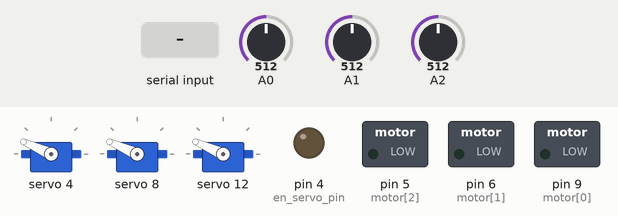
Bench run of a sketch on a simulated Arduino Uno, built with avr-gcc and run on an emulated ATmega328P. Shown: 3 × servo, switched loads named in the sketch (green lamp = pin HIGH), output pins drawn as LEDs (lit = HIGH). The test bench sets the inputs (shaded band); at power-on: A0 = 512, A1 = 512, A2 = 512. What the sketch prints to the serial monitor is not drawn.

Above: at 1.7 s.
1.8 s: "a,45\n" received over Serial
At 1.95 s:
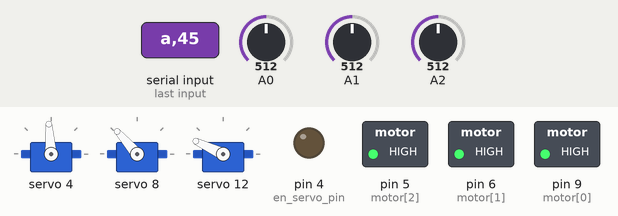
At 2.85 s:
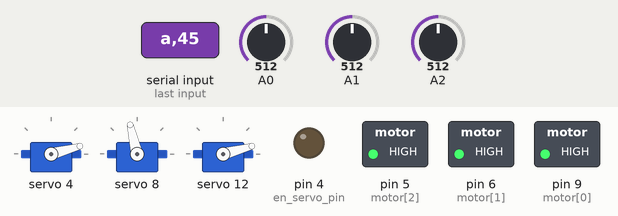
4.8 s: A0 set to 426
At 5.26 s:
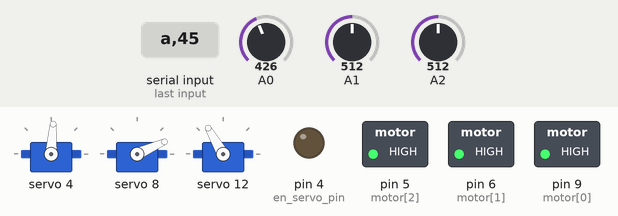
7.8 s: A0 set to 408
At 7.96 s:
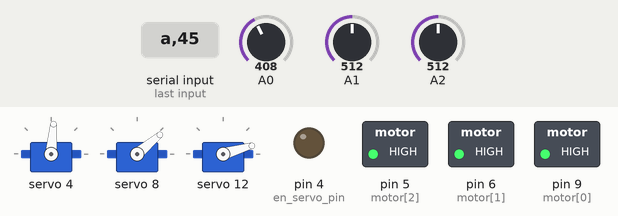
10.8 s: A1 set to 0
13.8 s: A2 set to 0
16.8 s: A1 set to 122
Timing chart, 0 to 22.6 s (numbered marks = the images above; inputs shaded):
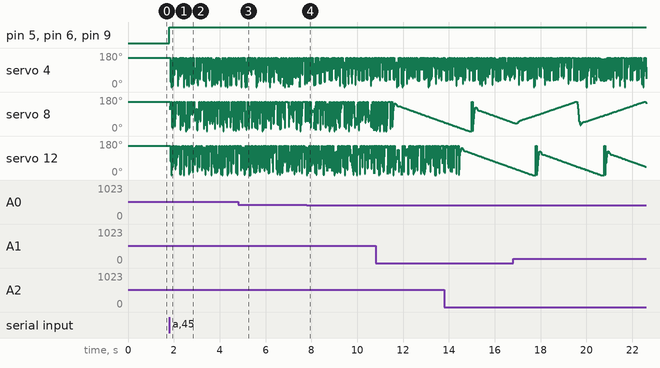

The sketch:

arduino-valve.ino
```cpp
/* Date: 1 September 21
   Prototype Code
   Desc: - Control system with desired value
         - Pressure Range: 0 - 1.5 bar
         - Servo controlled by I2C module
   by: Tutla Ayatullah
*/

#include<Wire.h>
#include <Adafruit_PWMServoDriver.h>

#define USE_COUNT       0
#define USE_NUMBER      1 /*Pressure input method: (1) command input with number, (0) incremental input*/
#define USE_FILTER_5HZ  0 /*set 0 to use 10Hz filter*/

#define tab   Serial.print("\t")
#define enter Serial.println()

#define servo_freq    50     /*Servo Pulse Frequency */
#define max_pressure  1.5    /*Max Pressure*/
#define min_pressure  0.2      /*Min Pressure*/
#define max_pulse     440    /*Max Servo Pulse Width*/
#define min_pulse     100    /*Min Servo Pulse Width*/
#define max_angle     180    /*Max Servo Angle*/
#define min_angle     0      /*Min Servo Angle*/
#define en_servo_pin  4      /*Enable Servo*/
#define motor_pwm     255    /*Compressor MOSFET PWM*/
#define scale         10      /*Serial Plotter Scale*/
#define enable_servo  digitalWrite(en_servo_pin,0)
#define disable_servo digitalWrite(en_servo_pin,1)
const bool    start_chamber[3]= {1,1,1};
const float   dt = 0.01;

class Butterworth {
  /* 3rd order low-pass butterworth filter */
  public:
    float a[3], b[4];
    float y_out[4] = {0.0000, 0.0000, 0.0000, 0.0000};
    float y_in[4]  = {0.0000, 0.0000, 0.0000, 0.0000};

    void set_coefficient(const float co_a[3], const float co_b[4]) {
      for (int i = 0; i < 3; i++) {
        a[i] = co_a[i];
      }
      for (int i = 0; i < 4; i++) {
        b[i] = co_b[i];
      }
    }
    float filter(float y) {
      y_in[0]  = y;
      y_out[0]  = -(a[0] * y_out[1] + a[1] * y_out[2] + a[2] * y_out[3]);
      y_out[0] += (b[0] * y_in[0]  + b[1] * y_in[1]  + b[2] * y_in[2] + b[3] * y_in[3]);

      /*Index Shifting*/
      y_out[3] = y_out[2];
      y_out[2] = y_out[1];
      y_out[1] = y_out[0];

      y_in[3]  = y_in[2];
      y_in[2]  = y_in[1];
      y_in[1]  = y_in[0];

      return y_out[0];
    }
};

Butterworth input[3],output[3];
Adafruit_PWMServoDriver pwm1 = Adafruit_PWMServoDriver(0x40);

/*Global Variable*/
/*Timer*/
#if  USE_COUNT
  bool start_data = 0;
  const uint8_t dt_ms = 10; /*Sampling Time in ms*/
  const uint8_t T = 10;
  const uint16_t n = (1000 / dt) * T;
  unsigned int count = 0;
  uint32_t t1 = 0, t2 = 0, t = 0,t3=0,t4=0;
#endif

/*PID*/                                   /*3*/   /*2*/    /*1*/
const float Kp[3] = {20,25,20};     /*57*/ /*230*/  /*250*/
const float Ki[3] = {150,150 ,150}; /*2.78*/ /*3.75*/ /*3.75*/
const float Kd[3] = {0,0,0};       /*0.5*/ /*350*/  /*400*/
float   set_point[3] = {min_pressure,min_pressure,min_pressure};
float   proportional[3] = {0,0,0};
float   I[3] = {0,0,0};
float   derivative[3] = {0,0,0};
float   err[3]      = {0,0,0}, err_f[3] ={0,0,0};
float   pre_err[3]  = {0,0,0};
float   sig[3]      = {0,0,0};
uint8_t pos[3]      = {180,180,180};
uint8_t pos_inv[3]  = {0,0,0};

/*Sensor*/
uint16_t adc[3] = {0,0,0};
uint8_t  MPX[3] = {0,1,2}; /*Sensor Port*/
float    P[3]   = {0,0,0};
float    Pf[3]  = {0,0,0};

/*Compressor*/
bool    motorOn   = 0;
uint8_t motor[3]  = {9,6,5}; /*Motor Port*/

/*Servo Port*/
uint8_t servo[3] = {4,8,12};

/*Communication*/
bool flag = 0;

uint16_t d2p(uint8_t deg) {
  uint16_t pulse;
  pulse = map(deg, 0, 180, min_pulse, max_pulse);
  return pulse;
}

void FilterInit(){
/*Filter*/

#if USE_FILTER_5HZ
  /*Filter coefficient with wc = 5 Hz*/
  const float b[4] = {2.8982*pow(10,-3), 8.6946*pow(10,-3), 8.6946*pow(10,-3),  2.8982*pow(10,-3)};
  const float a[3] = {-2.37409, 1.92936, -0.53208};
#else
  /*Filter coefficient with wc = 10 Hz*/
  const float b[4] = {0.018099, 0.054297, 0.054297, 0.018099};
  const float a[3] = {-1.76004, 1.18289, -0.27806};

  const float b_f[4] = {0.0004, 0.0012, 0.0012,  0.0004}; /*2.5 Hz*/
  const float a_f[3] = {-2.6862, 2.4197, -0.7302};

  const float b_1[4] = {0.2915*pow(10,-4), 0.8744*pow(10,-4), 0.8744*pow(10,-4),  0.2915*pow(10,-4)}; /*1 Hz*/
  const float a_1[3] = {-2.8744, 2.7565, -0.8819};

    /*Filter coefficient with wc = 5 Hz*/
  const float b_5[4] = {2.8982*pow(10,-3), 8.6946*pow(10,-3), 8.6946*pow(10,-3),  2.8982*pow(10,-3)};
  const float a_5[3] = {-2.37409, 1.92936, -0.53208};
#endif

  for (int i =0;i<3;i++){
    input[i].set_coefficient(a_f,b_f);
    output[i].set_coefficient(a_5,b_5);
  }
}

void TimerInit(){
  /*Initialize timer1 with Sampling Frequency = 100 Hz*/
  noInterrupts();
  TCCR1A = 0;
  TCCR1B = 0;
  TCNT1 = 0;
  OCR1A = 2499;
  TCCR1B |= (1 << WGM12);
  TCCR1B |= (1 << CS10);
  TCCR1B |= (1 << CS11);
  TIMSK1 |= (1 << OCIE1A);
  interrupts();
}

void read_input(){
  char incByte = 0;
  const float inc = 0.01;

  if (Serial.available() > 0) {
    if(USE_NUMBER){
      incByte = Serial.read();
      if(incByte == 'a'){
        motorOn = 1;
        for(int i=0;i<3;i++){
          if(start_chamber[i]){
            set_point[i] = min_pressure;
            analogWrite(motor[i],motor_pwm);
            enable_servo;
          }
        }
      }
      else if(incByte == 's'){
        motorOn = 0;
        enable_servo;
        for(int i=0;i<3;i++){
          analogWrite(motor[i],0);
          set_point [i] = min_pressure;
          pwm1.setPWM(servo[i], 0, d2p(180));
        }
      }
      else if((incByte == 'p') && motorOn){
        for(int i=0;i<3;i++){
          if(start_chamber[i]){
            set_point[i] = Serial.parseFloat();
            if (set_point[i] > max_pressure) set_point[i] = max_pressure;
            if (set_point[i] < min_pressure) set_point[i] = min_pressure;
          }
        }
      }
    }
    else{
      incByte = Serial.read();
      if(incByte == 'a'){
        motorOn = 1;
        for(int i=0;i<3;i++){
          if(start_chamber[i]){
            analogWrite(motor[i],motor_pwm);
            enable_servo;
          }
        }
      }
      else if(incByte == 's'){
        motorOn = 0;
        I[0] = 0; I[1] = 0; I[2] = 0;
        enable_servo;
        for(int i=0;i<3;i++){
          analogWrite(motor[i],0);
          set_point [i] = min_pressure;
          pwm1.setPWM(servo[i], 0, d2p(180));
        }
      }
      else{
        if(motorOn){
          switch(incByte){
            case 'c': set_point[0] += inc; break;
            case 'd': set_point[0] -= inc; break;
            case 'g': set_point[1] += inc; break;
            case 'h': set_point[1] -= inc; break;
            case 'y': set_point[2] += inc; break;
            case 'x': set_point[2] -= inc; break;
          }
        }

        /*set point limit*/
        for (int i=0;i<3;i++){
          if(set_point[i] > max_pressure) set_point[i] = max_pressure;
          else if(set_point[i] < min_pressure) set_point[i] = min_pressure;
        }
      }
    }
  }
}

void setup() {
  /*Serial Communication*/
  Serial.begin(115200);

  /*PWM Initialization*/
  pwm1.begin();
  pwm1.setOscillatorFrequency(27000000);
  pwm1.setPWMFreq(servo_freq);

  TimerInit();
  FilterInit();

  for(int i = 0;i<3;i++){
    if(start_chamber[i]){
      pwm1.setPWM(servo[i], 0, d2p(180));

      /*Sensor*/
      pinMode(MPX[i], INPUT);
      pinMode(motor[i], OUTPUT);

      /*Compressor*/
      analogWrite(motor[i],0);
    }
  }

  pinMode(en_servo_pin,OUTPUT);
  enable_servo;
  delay(500);
}

void loop() {
  read_input();

  /*Print Data*/

  if(flag){
    for(int i=0;i<3;i++){
      if(start_chamber[i]){
        Serial.print(set_point[i]*scale); tab;
        Serial.print(Pf[i]*scale); tab;
      }
    }
    Serial.print(max_pressure*scale); tab;
    Serial.print(min_pressure*scale);
    enter;
 }
}

ISR(TIMER1_COMPA_vect){
  sei();
  for(int i=0;i<3;i++){
    if(start_chamber[i]){
      /*Read*/
      adc[i] = analogRead(MPX[i]);
      //P[i] = 5.28*(adc[i]/1000.0)-0.175;
      P[i] = 5.28*(adc[i]/1000.0)-0.125;
      //Pf[i]=P[i];
      Pf[i] = input[i].filter(P[i]);

      /*Calculate PI Control*/
      err[i] = (set_point[i] - Pf[i]);
      proportional[i] = err[i];
      I[i] = I[i] + err[i]*dt;
      derivative[i] = (err[i]-pre_err[i]);
      sig[i] = (Kp[i]*proportional[i])+(Ki[i]*I[i])+(Kd[i]*derivative[i]);
      pos[i] = output[i].filter(sig[i]);
      pos_inv[i] = map(pos[i],0,180,180,0);
      pre_err[i] = err[i];

      /*Saturation*/
      if(pos_inv[i] > max_angle) {
        pos_inv[i] = max_angle;
        I[i] -= err[i];
      }
      else if (pos_inv[i] < min_angle) {
        pos_inv[i] = min_angle;
        I[i] -= err[i];
      }

      /*Execute*/
      if(motorOn)pwm1.setPWM(servo[i], 0, d2p(pos_inv[i]));
    }
  }
  flag = 1;
}
```

Measured:
- the behaviour switches between 426 and 425 on A0 (found by bisection; images 3 and 4)
- after the input at 1.8 s, pin 5 (motor[2]), pin 6 (motor[1]), pin 9 (motor[0]): LOW → HIGH at once
